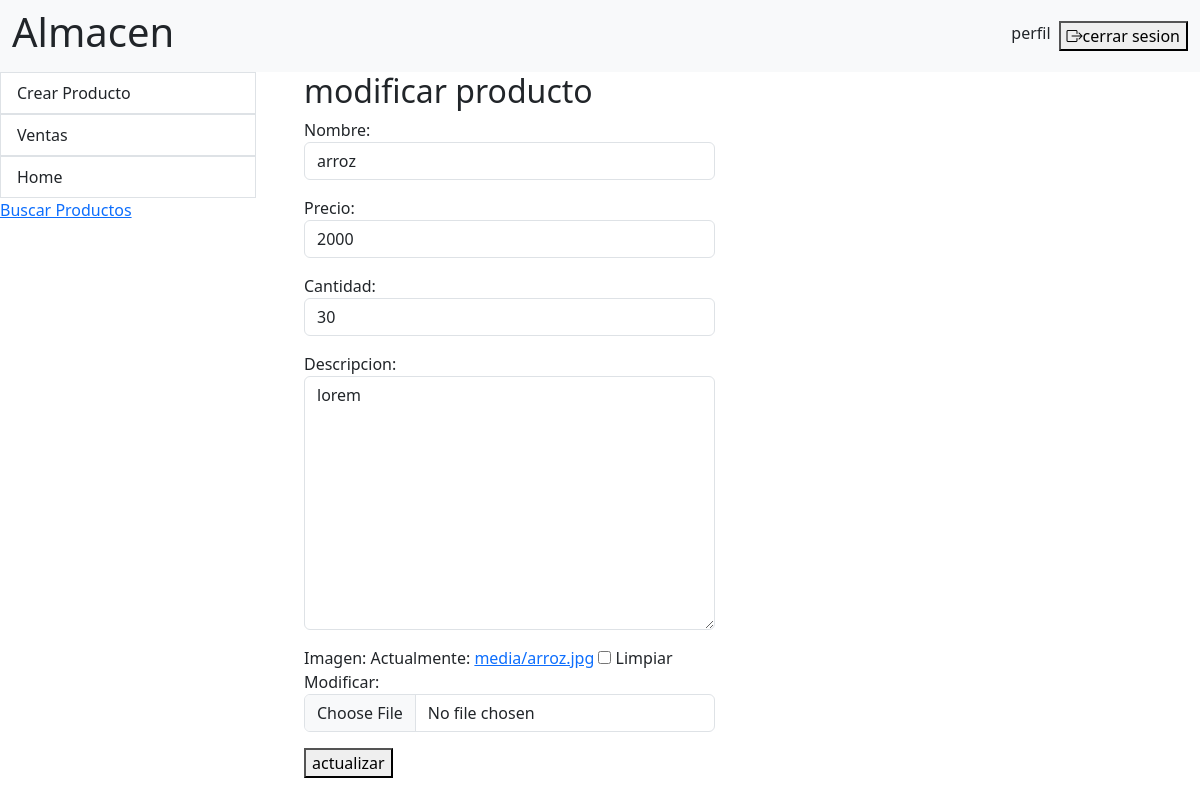
Screenshot of /ventas/modificarProducto/9/ (signed in) with the database file from the repository.
### ventasinventario/models.py (models this page shows, shortened)
class Producto(models.Model):
    nombre = models.CharField(max_length=100)
    precio = models.IntegerField()
    cantidad = models.IntegerField()
    descripcion = models.TextField(blank= True, null=True)
    imagen = models.ImageField(blank=True, null=True, upload_to='media')

### ventasinventario/views.py (the view)
# urls.py: path('modificarProducto/<int:pk>/', ModificarProductoView.as_view(), name= 'modificarProducto'),
@method_decorator(login_required, name='dispatch')
class ModificarProductoView(UpdateView):
    model = Producto
    template_name = 'ventasinventario/modificarProducto.html'
    success_url = reverse_lazy('home')
    form_class = productoForm

### ventasinventario/forms.py
class productoForm(forms.ModelForm):
    class Meta:
        model = Producto
        fields = ['nombre', 'precio', 'cantidad', 'descripcion', 'imagen']
        widgets = {
            'nombre': forms.TextInput(attrs={'class':'form-control'}),
            'precio': forms.NumberInput(attrs={'class':'form-control'}),
            'cantidad': forms.NumberInput(attrs={'class':'form-control'}),
            'descripcion': forms.Textarea(attrs={'class':'form-control'}),
            'imagen': forms.ClearableFileInput(attrs={'class':'form-control'}),
        }

### ventasinventario/templates/ventasInventario/modificarProducto.html (shortened to what this page needs)
{% extends "ventasinventario/base.html" %}
{% block content %}
<h2>modificar producto</h2>
<form method="post">
    {{form.as_p}}
    <button type="submit">actualizar</button>
</form>
{% endblock  %}

### rows the page displays
Producto: nombre "arroz", precio "2000", cantidad "30", descripcion "lorem"
